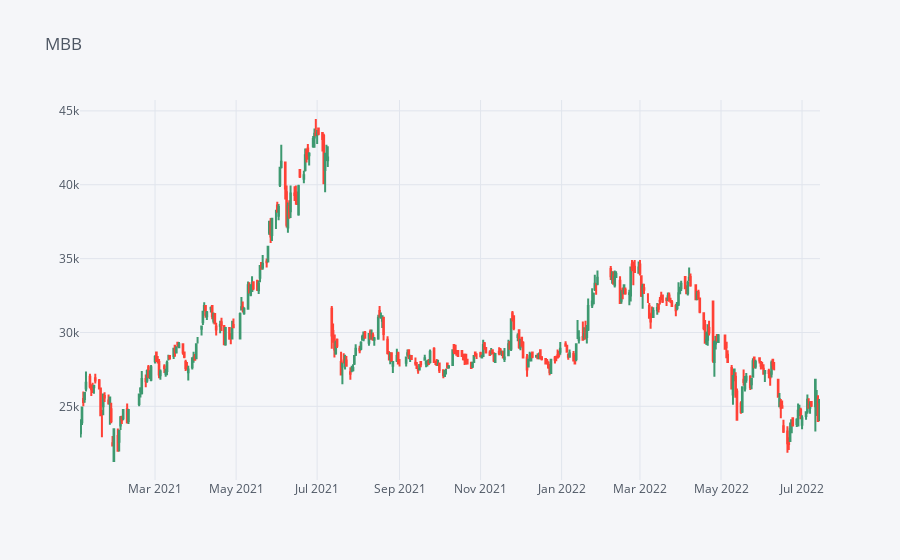

Notebook cell for this chart:
### Code cell
MBB[['Open', 'High', 'Low', 'Close']].loc['2021-01-01':].iplot(kind='candle',title="MBB")
#biểu nến

### Figure 1 — Plotly figure (JSON) as saved in the notebook; plotly's stock layout.template omitted (floating-point values rounded to 4 significant figures; data arrays with more than 128 entries replaced by an {"elided": "..."} marker saying what was removed)
{"data": [{"close": {"elided": "380 int values"}, "high": {"elided": "380 int values"}, "low": {"elided": "380 int values"}, "open": {"elided": "380 int values"}, "showlegend": false, "type": "candlestick", "x": {"elided": "380 str values"}, "yaxis": "y2"}], "layout": {"legend": {"bgcolor": "#F5F6F9", "font": {"color": "#4D5663"}}, "paper_bgcolor": "#F5F6F9", "plot_bgcolor": "#F5F6F9", "title": {"font": {"color": "#4D5663"}, "text": "MBB"}, "xaxis": {"gridcolor": "#E1E5ED", "rangeslider": {"visible": false}, "showgrid": true, "tickfont": {"color": "#4D5663"}, "title": {"font": {"color": "#4D5663"}, "text": ""}, "zerolinecolor": "#E1E5ED"}, "yaxis": {"gridcolor": "#E1E5ED", "showgrid": true, "showticklabels": false, "tickfont": {"color": "#4D5663"}, "title": {"font": {"color": "#4D5663"}, "text": ""}, "zerolinecolor": "#E1E5ED"}, "yaxis2": {"gridcolor": "#E1E5ED", "showgrid": true, "tickfont": {"color": "#4D5663"}, "title": {"font": {"color": "#4D5663"}, "text": ""}, "zerolinecolor": "#E1E5ED"}}}
